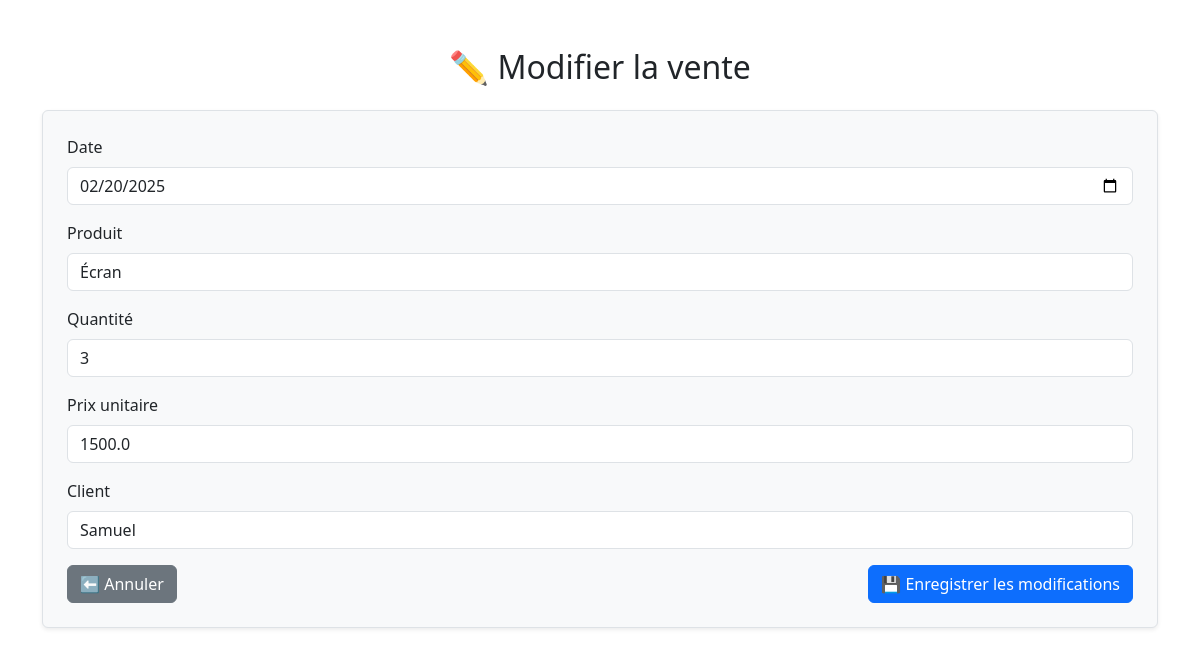
/modifier/2, run on an earlier commit of the app's database.
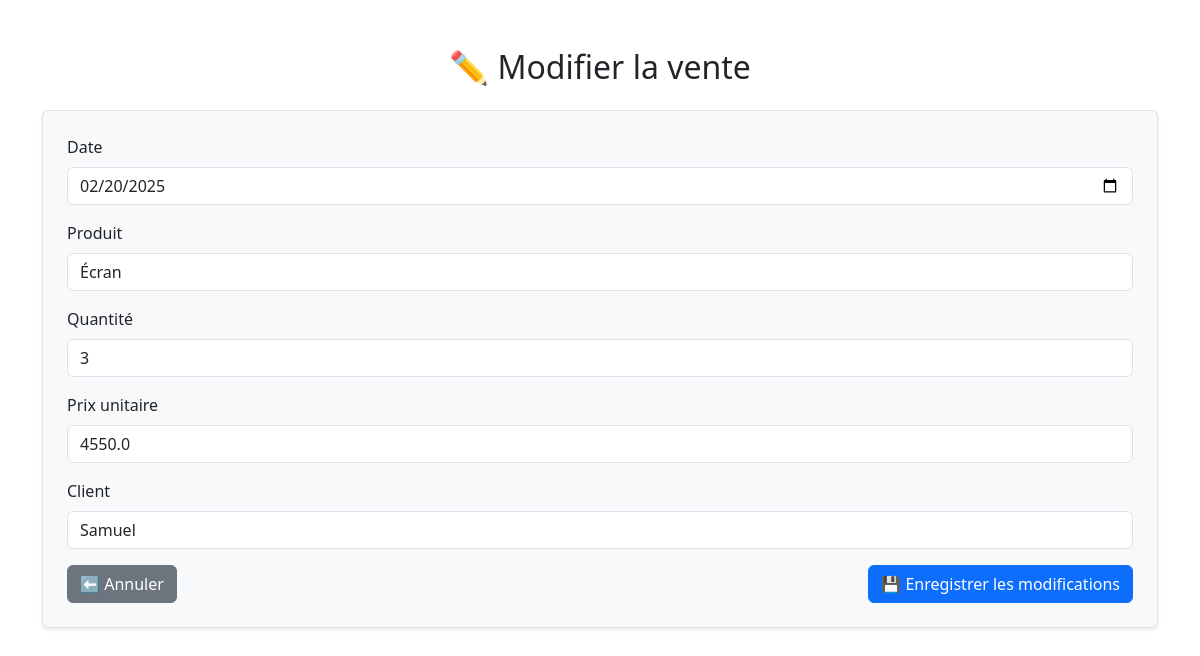
And on a later commit of the database.
### tables this page shows
CREATE TABLE ventes (
    id INTEGER PRIMARY KEY AUTOINCREMENT,
    date TEXT,
    produit TEXT,
    quantite INTEGER,
    prix_unitaire REAL,
    client TEXT
);

### app.py (the view, shortened to what this page needs)
@app.route('/modifier/<int:id>', methods=['GET', 'POST'])
def modifier(id):
    conn = sqlite3.connect("db/ventes.db")
    conn.row_factory = sqlite3.Row
    cursor = conn.cursor()
    cursor.execute("SELECT * FROM ventes WHERE id = ?", (id,))
    vente = cursor.fetchone()
    conn.close()
    return render_template('modifier.html', vente=vente)

### templates/modifier.html (shortened to what this page needs)
<!DOCTYPE html>
<html lang="fr">
<head>
    <link href="https://cdn.jsdelivr.net/npm/bootstrap@5.3.0/dist/css/bootstrap.min.css" rel="stylesheet">
</head>
<body>
    <div class="container mt-5">
        <h2 class="mb-4 text-center">✏️ Modifier la vente</h2>
        <form method="POST" action="{{ url_for('modifier', id=vente.id) }}" class="p-4 border rounded shadow-sm bg-light">
            <div class="mb-3">
                <label for="date" class="form-label">Date</label>
                <input type="date" name="date" id="date" class="form-control" value="{{ vente.date }}" required>
            </div>
            <div class="mb-3">
                <label for="produit" class="form-label">Produit</label>
                <input type="text" name="produit" id="produit" class="form-control" value="{{ vente.produit }}" required>
            </div>
            <div class="mb-3">
                <label for="quantite" class="form-label">Quantité</label>
                <input type="number" name="quantite" id="quantite" class="form-control" value="{{ vente.quantite }}" min="1" required>
            </div>
            <div class="mb-3">
                <label for="prix_unitaire" class="form-label">Prix unitaire</label>
                <input type="number" step="0.01" name="prix_unitaire" id="prix_unitaire" class="form-control" value="{{ vente.prix_unitaire }}" required>
            </div>
            <div class="mb-3">
                <label for="client" class="form-label">Client</label>
                <input type="text" name="client" id="client" class="form-control" value="{{ vente.client }}" required>
            </div>
            <div class="d-flex justify-content-between">
                <a href="{{ url_for('index') }}" class="btn btn-secondary">⬅️ Annuler</a>
                <button type="submit" class="btn btn-primary">💾 Enregistrer les modifications</button>
            </div>
        </form>
    </div>
</body>
</html>

What changed in the data, as far as the page shows it:
changed ventes "Écran": prix_unitaire "1500.0" → "4550.0"
